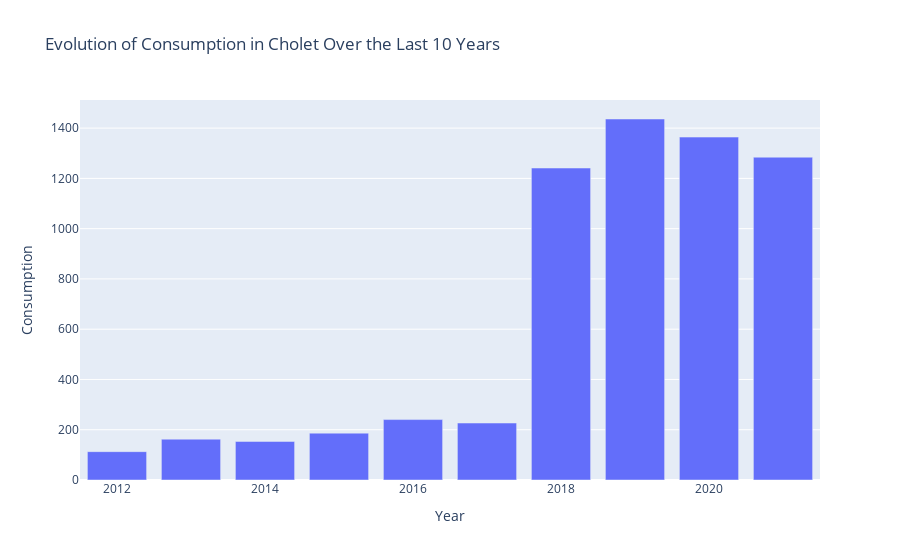

Write notebook code for a chart like this one.
### Code cell
show_conso("Cholet")

### Figure 1 — Plotly figure (JSON) as saved in the notebook; plotly's stock layout.template omitted (floating-point values rounded to 4 significant figures)
{"data": [{"type": "bar", "x": [2012, 2013, 2014, 2015, 2016, 2017, 2018, 2019, 2020, 2021], "y": [112.8, 162.5, 153.4, 186.4, 240.4, 226.7, 1241.0, 1436.0, 1364.0, 1284.0]}], "layout": {"autosize": true, "title": {"text": "Evolution of Consumption in Cholet Over the Last 10 Years"}, "xaxis": {"autorange": true, "range": [2012.0, 2022.0], "title": {"text": "Year"}, "type": "linear"}, "yaxis": {"autorange": true, "range": [0, 1512.0], "title": {"text": "Consumption"}, "type": "linear"}}}
